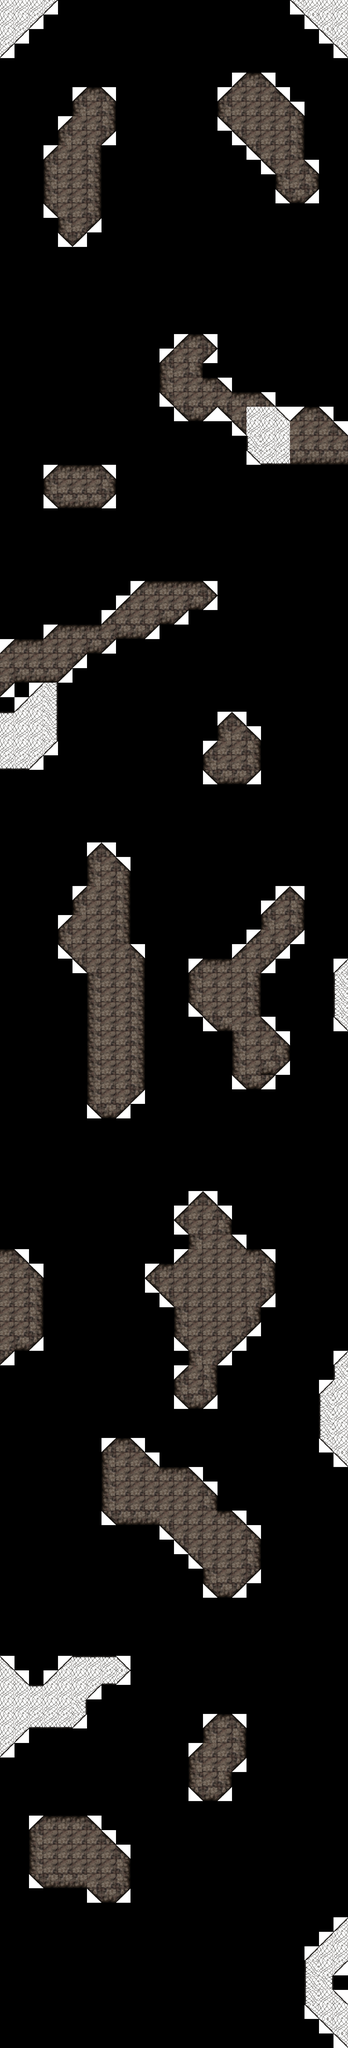

This is a level from a 2D game, rendered from its Tiled map with the project's own tilesets. A one-line summary and the map file follow, with tile-layer data summarised:
An orthogonal 24x141 tile map with 64x64 px tiles, 1 tile layer (spoopyRmap).

<map version="1.4" tiledversion="1.4.1" orientation="orthogonal" renderorder="right-down" width="24" height="141" tilewidth="64" tileheight="64" infinite="0" nextlayerid="4" nextobjectid="1">
	<tileset firstgid="1" name="Tileset" tilewidth="64" tileheight="64" tilecount="20" columns="5">
		<image source="tilemap.png" width="320" height="256" />
	</tileset>
 <layer id="1" name="spoopyRmap" width="24" height="141">
  <data>[3384 cells, 677 non-empty, 18 distinct tile ids]</data>
 </layer>
</map>
